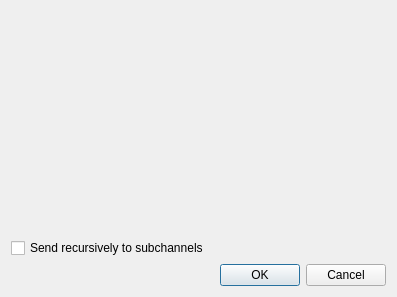
<?xml version="1.0" encoding="UTF-8"?>
<ui version="4.0">
 <class>TextMessage</class>
 <widget class="QDialog" name="TextMessage">
  <property name="geometry">
   <rect>
    <x>0</x>
    <y>0</y>
    <width>397</width>
    <height>297</height>
   </rect>
  </property>
  <layout class="QVBoxLayout">
   <item>
    <layout class="QVBoxLayout" name="verticalLayout">
     <item>
      <widget class="RichTextEditor" name="rteMessage" native="true"/>
     </item>
    </layout>
   </item>
   <item>
    <widget class="QCheckBox" name="qcbTreeMessage">
     <property name="toolTip">
      <string>If checked the message is recursively sent to all subchannels</string>
     </property>
     <property name="text">
      <string>Send recursively to subchannels</string>
     </property>
    </widget>
   </item>
   <item>
    <widget class="QDialogButtonBox" name="qbbButtons">
     <property name="orientation">
      <enum>Qt::Horizontal</enum>
     </property>
     <property name="standardButtons">
      <set>QDialogButtonBox::Cancel|QDialogButtonBox::Ok</set>
     </property>
    </widget>
   </item>
  </layout>
 </widget>
 <customwidgets>
  <customwidget>
   <class>RichTextEditor</class>
   <extends>QWidget</extends>
   <header>RichTextEditor.h</header>
   <container>1</container>
  </customwidget>
 </customwidgets>
 <resources/>
 <connections>
  <connection>
   <sender>qbbButtons</sender>
   <signal>accepted()</signal>
   <receiver>TextMessage</receiver>
   <slot>accept()</slot>
   <hints>
    <hint type="sourcelabel">
     <x>257</x>
     <y>287</y>
    </hint>
    <hint type="destinationlabel">
     <x>157</x>
     <y>274</y>
    </hint>
   </hints>
  </connection>
  <connection>
   <sender>qbbButtons</sender>
   <signal>rejected()</signal>
   <receiver>TextMessage</receiver>
   <slot>reject()</slot>
   <hints>
    <hint type="sourcelabel">
     <x>325</x>
     <y>287</y>
    </hint>
    <hint type="destinationlabel">
     <x>286</x>
     <y>274</y>
    </hint>
   </hints>
  </connection>
 </connections>
</ui>
